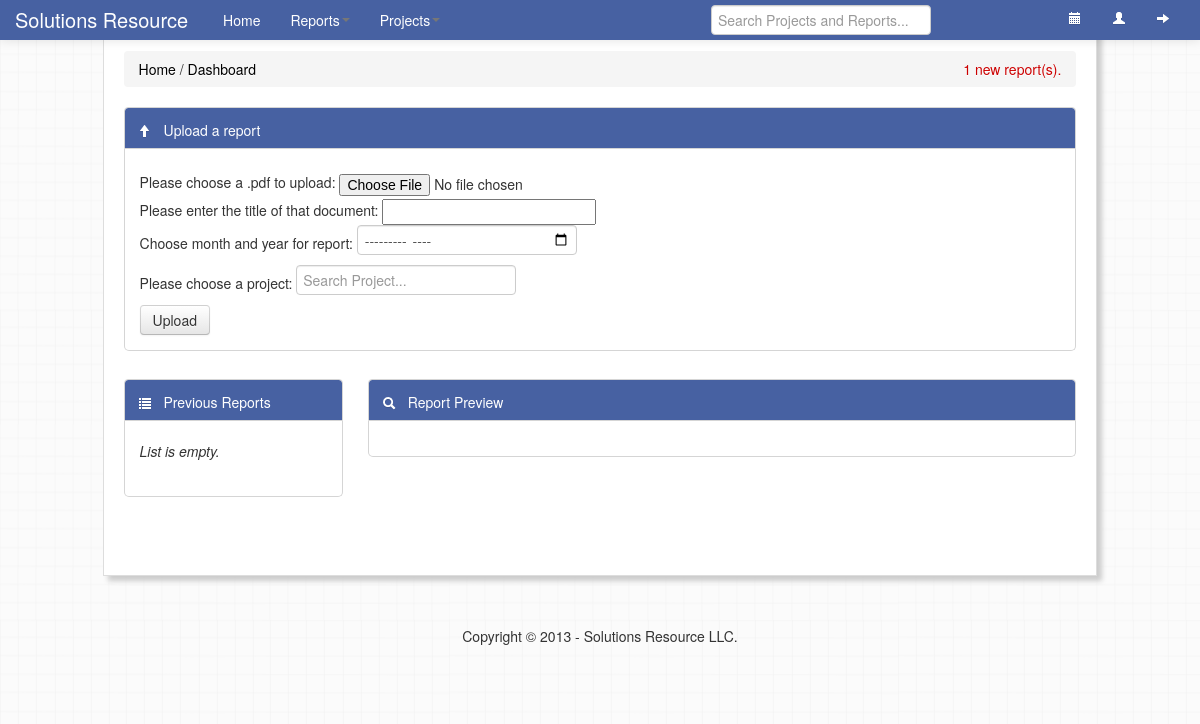
/?mod=mod_reports (signed in), run on an earlier commit of the app's database.
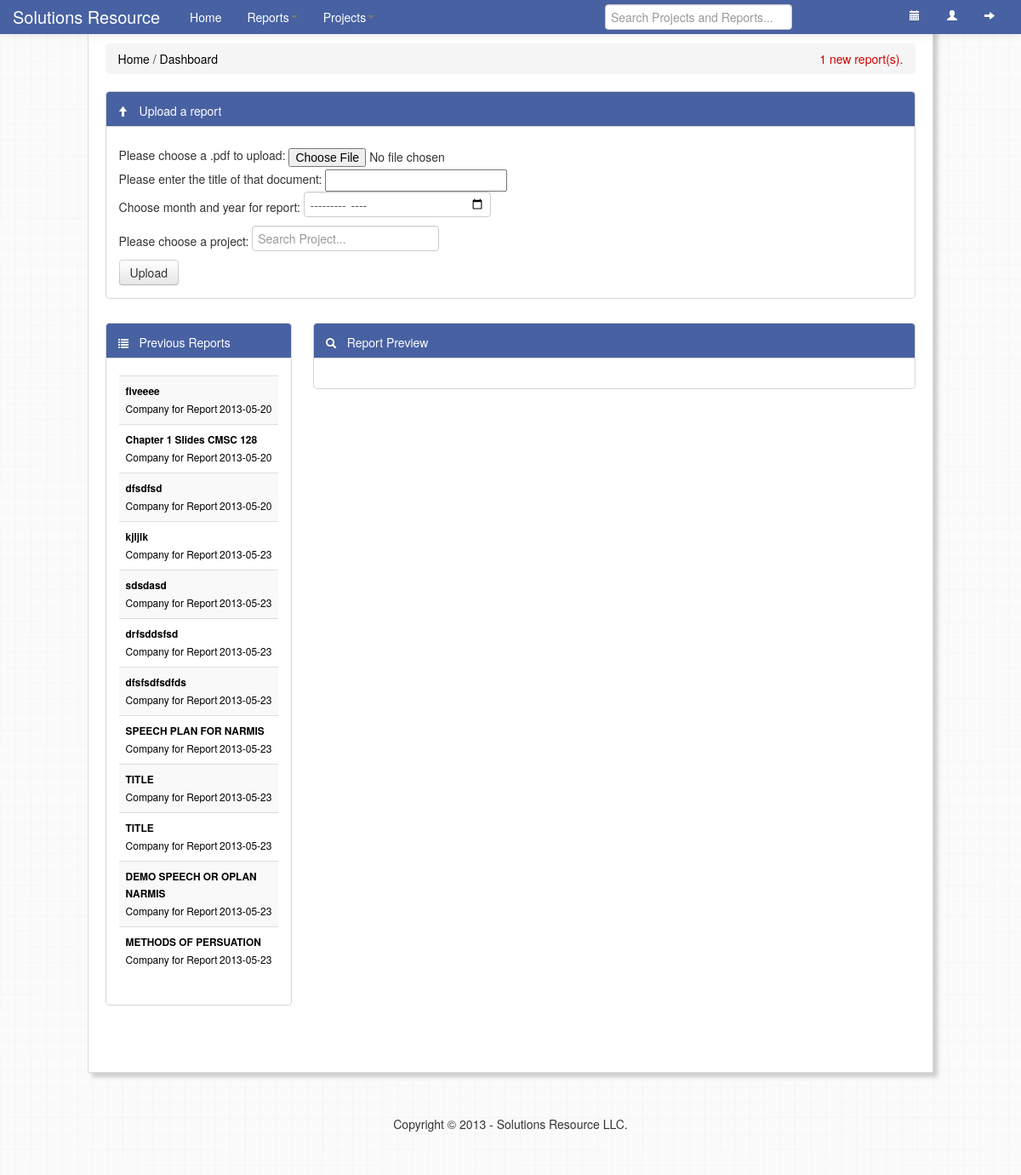
And on a later commit of the database.
### tables this page shows
CREATE TABLE IF NOT EXISTS `report` (
  `ReportId` int(11) NOT NULL AUTO_INCREMENT,
  `WebsiteId` int(11) DEFAULT NULL,
  `ClientId` int(11) DEFAULT NULL,
  `SeoId` int(11) DEFAULT NULL,
  `DateCreated` date NOT NULL,
  `File` varchar(200) NOT NULL,
  `TigerVinci` smallint(6) NOT NULL,
  `ReportTitle` varchar(64) NOT NULL,
  `MonthYear` date NOT NULL,
  PRIMARY KEY (`ReportId`),
  KEY `WebsiteId` (`WebsiteId`),
  KEY `ClientId` (`ClientId`),
  KEY `SeoId` (`SeoId`)
);

### api/api_sql.php (called while the page is built, shortened)
<?php
	class mysql {
		public function __construct() {
			$this->mysql = mysql_connect('localhost','root','');
		}
		public function query($message) {
			$this->query = $message;
			$this->result =  mysql_query($this->query);
		}
	}
?>

### modules/mod_reports/default.php (the view, shortened to what this page needs)
<div id="mod_reports">
	<div class="row-fluid">
		<div class="span12">
			<div class="widget">
				<div class="widget-header">
					<i class="icon-arrow-up icon-white"></i>
					<h3>Upload a report</h3>
				</div>
				<div class="widget-content">
					<form enctype="multipart/form-data" action="modules/mod_reports/process/save_upload.php" method="POST">
						Please choose a .pdf to upload: <input type="file" id="imagefile" name="imagefile" /><br>
						Please enter the title of that document: <input name="title" /><br />
						Choose month and year for report:
						<input type="month" name="month" id="month" /> <br />
        				Please choose a project: <input type="text" placeholder="Search Project..." onkeyup="suggest_reports(this.value);" name = "project_title" id="project_title"/><br />
						<input type="submit" value="Upload" class="btn" />
					</form>
				</div>
			</div>
		</div>
	</div>
	<div class="row-fluid">
		<div class="span3">
			<div class="widget">
				<div class="widget-header" id="pdf_preview">
					<i class="icon-list icon-white"></i>
					<h3>Previous Reports</h3>
				</div>
				<div class="widget-content">
					<table class="table table-striped table-hover">
						<?php
							include 'api/api_sql.php';
							$mysql = new mysql();
							$mysql->query('SELECT * FROM REPORT;');
							$reports = $mysql->row;
						?>
						<tbody>
						<?php
							if($reports != null){
								foreach($reports as $row){
						?>
								<tr>
									<td>
										<a onclick="change_preview('<?php echo $row['File']; ?>');">
											<h6><?php echo $row['ReportTitle']; ?></h6>
											<span class="details" style="float: right;"><?php echo $row['DateCreated']; ?></span>
											<span class="details">Company for Report</span>
										</a>
									</td>
								</tr>
						<?php 	}
							}
							else echo '<i>List is empty.</i>';
							 ?>
						</tbody>
					</table>
				</div>
			</div>
		</div>
		<div class="span9">
			<div class="widget">
				<div class="widget-header">
					<i class="icon-search icon-white"></i>
					<h3>Report Preview</h3>
				</div>
				<div class="widget-content">
				</div>
			</div>
		</div>
	</div>
</div>

### index.php (shortened to what this page needs)
<?php
  $mod = "mod_login";
  if(isset($_GET['mod']))
    $mod = $_GET['mod'];
?>
<!DOCTYPE html>
<html lang="en">
	<head>
		<link href="css/bootstrap.css" rel="stylesheet" />
		<link href="css/bootstrap-responsive.css" rel="stylesheet" />
		<link href="css/default.css" rel="stylesheet" />
		<link href="modules/mod_home/default.css" rel="stylesheet" />
		<link href="modules/<?php echo $mod; ?>/default.css" rel="stylesheet" />
		<link href="css/reset.css" rel="stylesheet" />
	</head>
	<body>
		<div class="row-fluid">
			<div class="span12">
				<?php
					if(isset($_SESSION['user']))
						include "modules/mod_home/default.php";
					else
						include "modules/$mod/default.php";
				?>
			</div>
		</div>
		<div class="row-fluid">
			<div class="span12">
				<div class="footer">
					Copyright © 2013 - Solutions Resource LLC.
				</div>
			</div>
			</div>
	</body>
</html>

### modules/mod_home/default.php (shortened to what this page needs)
<div class="navbar navbar-fixed-top">
 <div class="navbar-inner">
   <div class="container">
     <a class="brand" href="#">Solutions Resource</a>
     <div class="nav-collapse collapse" id="main-menu">
      <ul class="nav" id="main-menu-left">
        <li><a href="index.php?mod=mod_home">Home</a></li>
        <li class="dropdown" id="preview-menu">
          <a class="dropdown-toggle" data-toggle="dropdown" href="#">Reports<b class="caret"></b></a>
        </li>
        <li class="dropdown" id="preview-menu">
          <a class="dropdown-toggle" data-toggle="dropdown" href="?mod_projects">Projects<b class="caret"></b></a>
        </li>
      </ul>
      <ul class="nav pull-right" id="main-menu-right">
        <li><a href="#" title="Calendar"><i class="icon-calendar icon-white"></i></a></li>
        <li><a href="#" title="Profile"><i class="icon-user icon-white"></i></a></li>
        <li><a href="modules/mod_home/process/logout.php" onclick="return confirm_logout();" title="Logout"><i class="icon-arrow-right icon-white"></i></a></li>
      </ul>
      <form class="navbar-search">
        <input type="text" placeholder="Search Projects and Reports..." onkeyup="suggest(this.value);" />
      </form>
     </div>
   </div>
 </div>
</div>
<div class="span1"></div>
<div id="main_div" class="span10">
  <div class="row-fluid">
    <div class="span12">
      <div class="breadcrumbs">
        <ul class="breadcrumb">
          <li><a href="#">Home</a></li>
          <span class="divider"> / </span>
          <li><a href="#">Dashboard</a></li>
          <li class="notifications"><span><a href="#" id="notification">1 new report(s).</a></a></li>
        </ul>
      </div>
      <div id="content">
        <?php
          if($mod != 'mod_home')
            include "modules/$mod/default.php";
          else
            include "modules/mod_dashboard/default.php";
          ?>
      </div>
    </div>
  </div>
</div>

### css/default.css (style rules this page uses)
body { background-image: url('../img/bg.png'); font-family: 'Helvetica Neue', 'Noto Sans'; }
.navbar-inner { background-color: #4761a2; height: 40px; max-height: 500px; z-index: 100; }
.navbar-search { margin-right: 50px; }
#main_div { background-color: #FFF; border: 1px solid #DDD; margin: 0px 0px 0px 0px; padding: 50px 20px; box-shadow: 5px 5px 5px #ccc; }
#main_div a, #main_div a:hover { text-decoration: none; color: #000; }
.widget { position: relative; clear: both; width: auto; margin-bottom: 2em; }
.widget .widget-header { position: relative; height: 40px; line-height: 40px; background: #4761a2; padding-right: 12px; border: 1px solid #D5D5D5; -webkit-border-top-left-radius: 4px; -webkit-border-top-right-radius: 4px; -moz-border-radius-topleft: 4px; -moz-border-radius-topright: 4px; border-top-left-radius: 4px; border-top-right-radius: 4px; -webkit-background-clip: padding-box; }
.widget .widget-header h3, .widget-item-list h3 { top: 2px; position: relative; left: 10px; display: inline-block; margin-right: 3em; font-size: 14px; font-weight: 400; color: #FFF; line-height: 18px; }
.widget .widget-header [class^="icon-"], .widget .widget-header [class*=" icon-"] { display: inline-block; margin-left: 13px; margin-right: -2px; font-size: 16px; color: #555; vertical-align: middle; }
.widget .widget-content { padding: 20px 15px 15px; background: #FFF; border: 1px solid #D5D5D5; -moz-border-radius: 5px; -webkit-border-radius: 5px; border-radius: 5px; }
.widget .widget-header + .widget-content { border-top: none; -webkit-border-top-left-radius: 0; -webkit-border-top-right-radius: 0; -moz-border-radius-topleft: 0; -moz-border-radius-topright: 0; border-top-left-radius: 0; border-top-right-radius: 0; }
.widget .widget-content { *zoom: 1; }
.widget .widget-content:before, .widget .widget-content:after { display: table; content: ""; line-height: 0; }
.widget .widget-content:after { clear: both; }
.footer { text-align: center; width: 100%; margin-bottom: 50px; margin-top: 50px; }
.notifications { float: right; }
a#notification { color: #C00; }
table { font-size: 12px; }

### modules/mod_home/default.css (style rules this page uses)
.navbar-search { margin-left: 21%; }

What changed in the data, as far as the page shows it:
added report: ReportTitle "fiveeee", DateCreated "2013-05-20"
added report: ReportTitle "Chapter 1 Slides CMSC 128", DateCreated "2013-05-20"
added report: ReportTitle "dfsdfsd", DateCreated "2013-05-20"
added report: ReportTitle "kjljlk", DateCreated "2013-05-23"
added report: ReportTitle "sdsdasd", DateCreated "2013-05-23"
added report: ReportTitle "drfsddsfsd", DateCreated "2013-05-23"
added report: ReportTitle "dfsfsdfsdfds", DateCreated "2013-05-23"
added report: ReportTitle "SPEECH PLAN FOR NARMIS", DateCreated "2013-05-23"
added report: ReportTitle "TITLE", DateCreated "2013-05-23"
added report: ReportTitle "TITLE", DateCreated "2013-05-23"
added report: ReportTitle "DEMO SPEECH OR OPLAN NARMIS", DateCreated "2013-05-23"
added report: ReportTitle "METHODS OF PERSUATION", DateCreated "2013-05-23"
Also different on the page:
text no longer shown: "List is empty."
